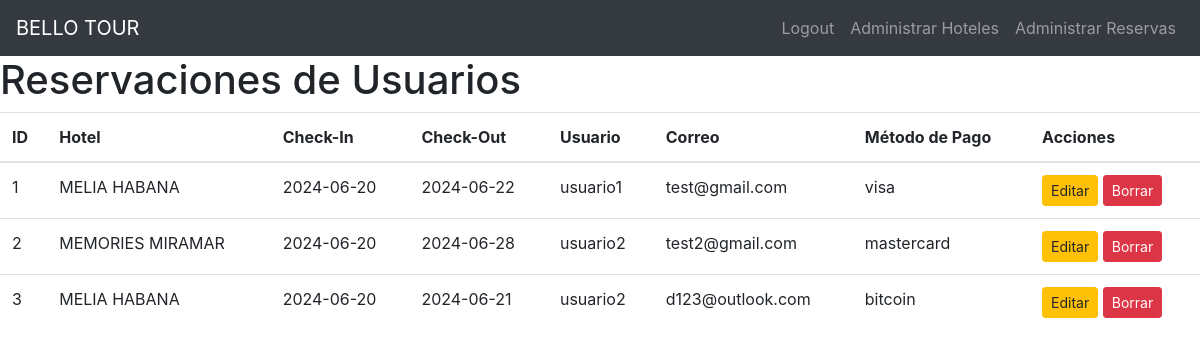
Screenshot of /admin/reservaciones (signed in) with the database file from the repository.
### models.py (models this page shows)
class BaseModel(Model):
    class Meta:
        database = db

class Reservacion(BaseModel):
    hotel = CharField()
    checkin = DateField()
    checkout = DateField()
    usuario = ForeignKeyField(User, backref='reservaciones')
    correo = CharField()
    metodo_pago = CharField()

class User(BaseModel):
    username = CharField(unique=True)
    password = CharField()
    is_admin = BooleanField(default=False)

### app.py (the view)
@app.route('/admin/reservaciones')
@admin_required
def admin_reservaciones():
    reservaciones = Reservacion.select()
    return render_template('admin_reservaciones.html', reservaciones=reservaciones)

### app.py (called while the page is built)
@app.before_request
def before_request():
    db.connect()

@app.after_request
def after_request(response):
    db.close()
    return response

def admin_required(f):
    @wraps(f)
    def decorated_function(*args, **kwargs):
        if 'user_id' not in session:
            return redirect(url_for('login'))
        user = User.get_by_id(session['user_id'])
        if not user.is_admin:
            flash('You do not have permission to access this page', 'danger')
            return redirect(url_for('login'))
        return f(*args, **kwargs)
    return decorated_function

### templates/admin_reservaciones.html (shortened to what this page needs)
{% extends "base_admin.html" %}
{% block content %}
<h1>Reservaciones de Usuarios</h1>
<table class="table">
    <thead>
        <tr>
            <th>ID</th>
            <th>Hotel</th>
            <th>Check-In</th>
            <th>Check-Out</th>
            <th>Usuario</th>
            <th>Correo</th>
            <th>Método de Pago</th>
            <th>Acciones</th>
        </tr>
    </thead>
    <tbody>
    {% for reservacion in reservaciones %}
        <tr>
            <td>{{ reservacion.id }}</td>
            <td>{{ reservacion.hotel }}</td>
            <td>{{ reservacion.checkin }}</td>
            <td>{{ reservacion.checkout }}</td>
            <td>{{ reservacion.usuario.username }}</td>
            <td>{{ reservacion.correo }}</td>
            <td>{{ reservacion.metodo_pago }}</td>
            <td>
                <a href="{{ url_for('admin_editar_reservacion', reservacion_id=reservacion.id) }}" class="btn btn-warning btn-sm">Editar</a>
                <form action="{{ url_for('admin_borrar_reservacion', reservacion_id=reservacion.id) }}" method="post" style="display:inline;">
                    <button type="submit" class="btn btn-danger btn-sm">Borrar</button>
                </form>
            </td>
        </tr>
    {% endfor %}
    </tbody>
</table>
{% endblock %}

### templates/base_admin.html (shortened to what this page needs)
<!DOCTYPE html>
<html lang="en">
<head>
    <link rel="stylesheet" href="https://maxcdn.bootstrapcdn.com/bootstrap/4.5.2/css/bootstrap.min.css">
    <link rel="stylesheet" href="{{ url_for('static', filename='css/styles.css') }}">
</head>
<body>
<nav class="navbar navbar-expand-lg navbar-dark bg-dark">
  <a class="navbar-brand" href="{{ url_for('admin') }}">BELLO TOUR</a>
  <div class="collapse navbar-collapse" id="navbarNav">
    <ul class="navbar-nav ml-auto">
        <li class="nav-item">
          <a class="nav-link" href="{{ url_for('logout') }}">Logout</a>
        </li>
        <li class="nav-item">
          <a class="nav-link" href="{{ url_for('admin_hoteles') }}">Administrar Hoteles</a>
        </li>
        <li class="nav-item">
          <a class="nav-link" href="{{ url_for('admin_reservaciones') }}">Administrar Reservas</a>
        </li>
    </ul>
  </div>
</nav>
<div class="container-fluid">
    {% block content %}{% endblock %}
</div>
</body>
</html>

### static/css/styles.css (style rules this page uses)
.navbar { z-index: 1000; }
.container-fluid { padding: 0; margin: 0; overflow: hidden; }

### rows the page displays
Reservacion: id "1", hotel "MELIA HABANA", checkin "2024-06-20", checkout "2024-06-22", usuario.username "usuario1", correo "test@gmail.com", metodo_pago "visa"
Reservacion: id "2", hotel "MEMORIES MIRAMAR", checkin "2024-06-20", checkout "2024-06-28", usuario.username "usuario2", correo "test2@gmail.com", metodo_pago "mastercard"
Reservacion: id "3", hotel "MELIA HABANA", checkin "2024-06-20", checkout "2024-06-21", usuario.username "usuario2", correo "d123@outlook.com", metodo_pago "bitcoin"
